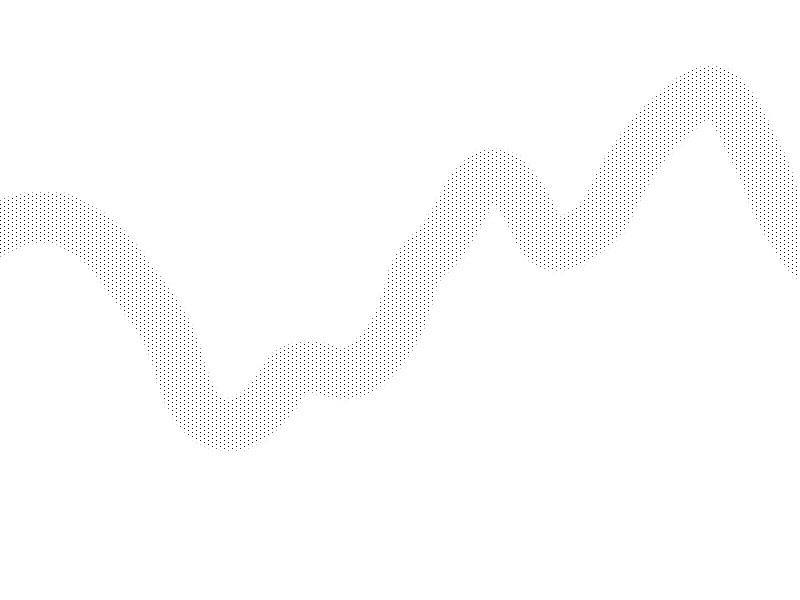
#> input picture KNN/input.png, 800 x 600 px
$ jupyter execute KNN.ipynb
#> lines starting #> are read from the running program, lines starting #| are printed output that depends on the picture
[cell 1]
import numpy as np
from sklearn.linear_model import LinearRegression
from sklearn.neighbors import KNeighborsRegressor
import matplotlib.pyplot as plt
from PIL import Image, ImageDraw

[cell 2]
X = np.array([1, 2, 4, 5, 8])

[cell 3]
y = np.array([3, 5, 6, 8, 9])

[cell 4]
plt.scatter(X, y)
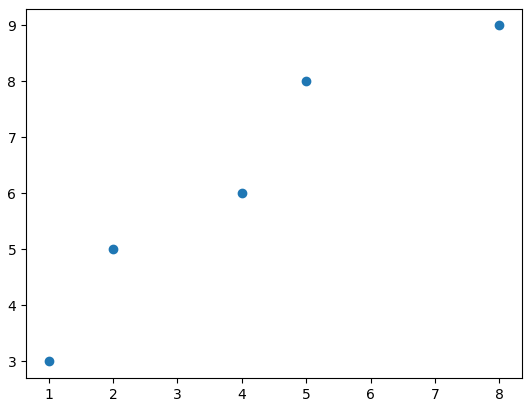
#> figure drawn by matplotlib, 1 panel

[cell 5]
trend = LinearRegression()

[cell 6]
X

[cell 7]
X = X.reshape(-1, 1)

[cell 8]
trend.fit(X, y)

[cell 9]
X_pred = np.linspace(X.min(), X.max(), num=10).reshape(-1, 1)
y_pred = trend.predict(X_pred)

[cell 10]
plt.scatter(X, y)
plt.plot(X_pred, y_pred, c='red');
#> figure, not shown here; curve peaks at x = 8, y = 9.53

[cell 11]
trend.coef_

[cell 12]
trend.intercept_

[cell 13]
trend.predict([[0]])

[cell 14]
def trace(filename, return_pixels=False, return_image=False, **kwargs):
#> called with filename = 'input.png', return_pixels = True, return_image = False
    image = Image.open(filename).convert('L')
    pixels = np.array(image)
    dots = np.nonzero(pixels < 128)
#> dots = 3917 positions, rows 66 to 448, columns 0 to 796
    y, X = dots
#> y = 3917 values from 66 to 448; X = 3917 values, max 796 at index 967, min 0 at index 1155, mean 418.7
    X = X.reshape(-1, 1)

    regressor = KNeighborsRegressor(**kwargs)
    regressor.fit(X, y)
    X_pred = np.arange(image.width).reshape(-1, 1)
#> X_pred = 800 values from 0 to 799
    y_pred = regressor.predict(X_pred)

    if return_pixels:
        return X_pred, y_pred, pixels
    if return_image:
        return X_pred, y_pred, image
    return X_pred, y_pred

[cell 15]
def trace_plot(filename, **kwargs):
    X, y, pixels = trace(filename, return_pixels=True, **kwargs)
#> X = 800 values from 0 to 799; y = 800 values, max 426.3 at index 225, min 91.47 at index 707, mean 256.6
    plt.figure(figsize=(10, 7))
    plt.imshow(pixels)
    plt.plot(X, y, c='r')
    plt.show()
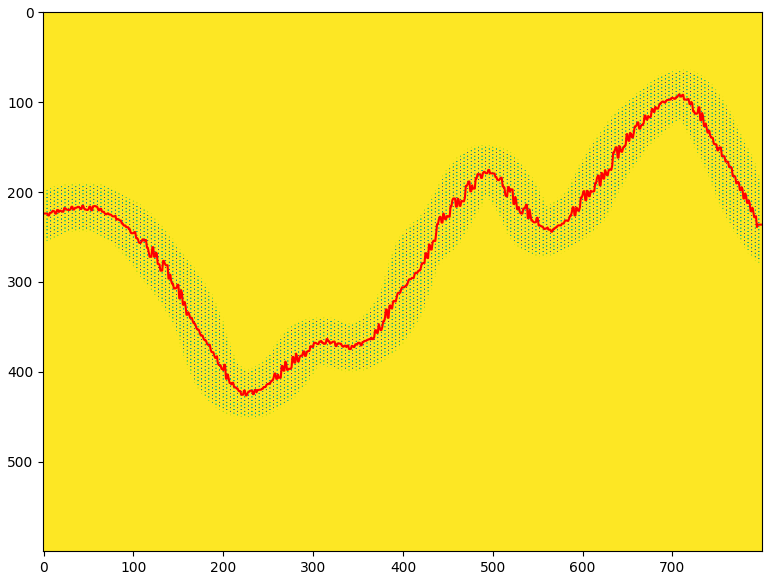
#> figure drawn by matplotlib, 1 panel

[cell 16]
trace_plot('input.png', n_neighbors=30)

[cell 17]
def trace_image(filename, **kwargs):
#> called with filename = 'input.png'
    X, y, image = trace(filename, return_image=True, **kwargs)
#> X = 800 values from 0 to 799; y = 800 values, max 400.1 at index 240, min 118.1 at index 693, mean 257.2
    image = image.convert('RGB')
#> image: PIL image 800x600 RGB
    draw = ImageDraw.Draw(image)
    x_coords = X.ravel()
#> x_coords = 800 values from 0 to 799
    y_coords = y.round().astype(int)
#> y_coords = 800 values, max 400 at index 234, min 118 at index 693, mean 257.2
    draw.line(list(zip(x_coords, y_coords)), fill=(15, 10, 0))
    return image

[cell 18]
trace_image('input.png', n_neighbors=510)
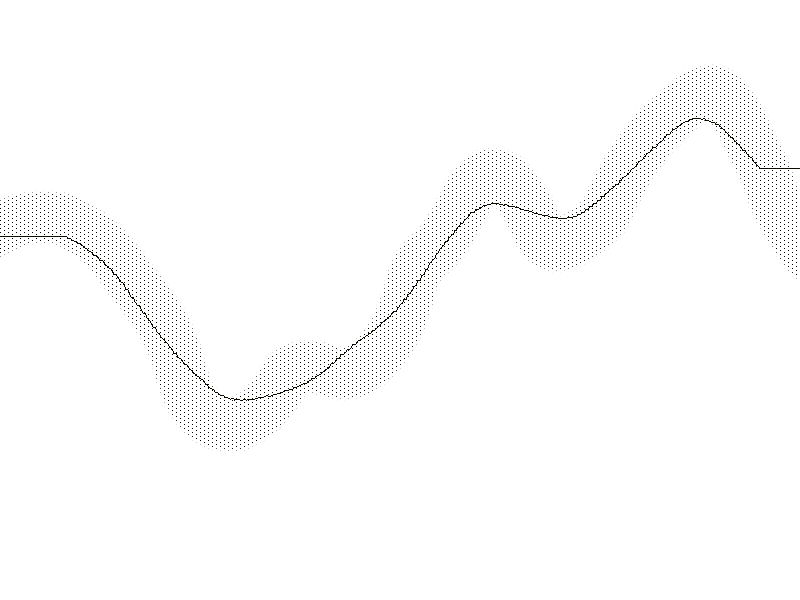
#> Out: PIL image 800x600 RGB; mean R, G, B 252.4, 252.4, 252.4
